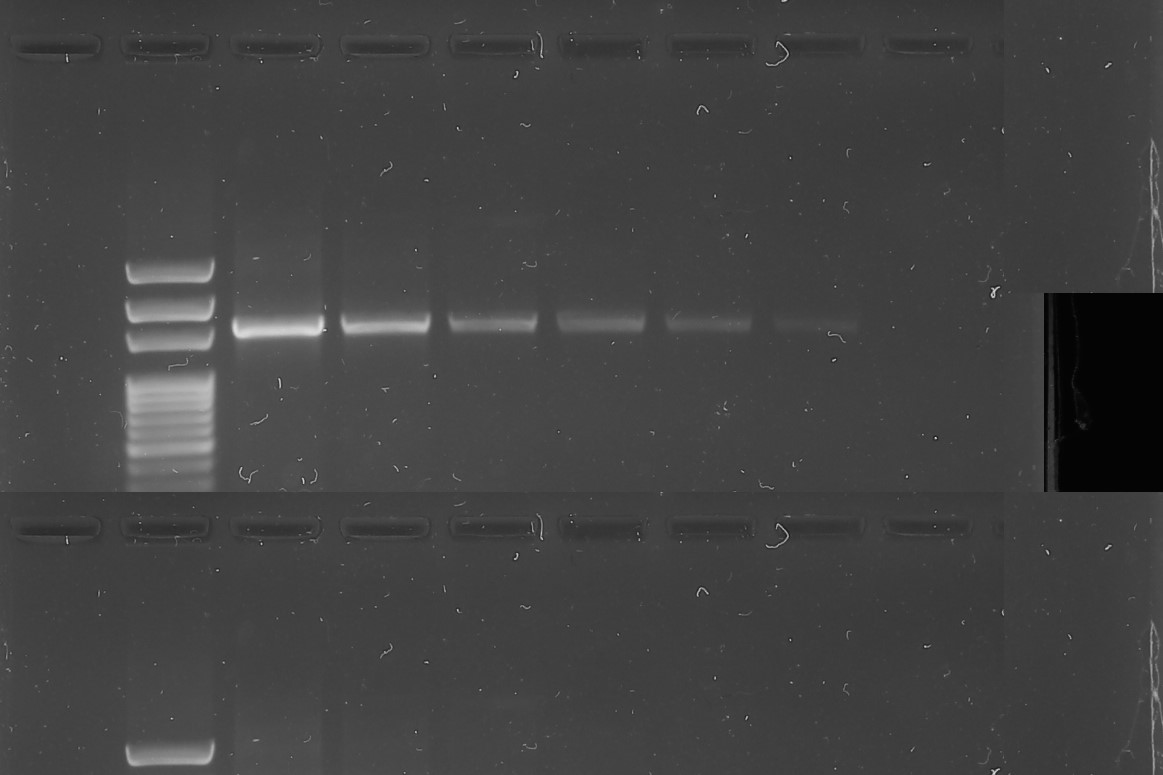
#> input picture input_images/Canon_0004_3.JPG, 1163 x 775 px
$ python filter.py   (older library calls are emulated)
#> lines starting #> are read from the running program, lines starting #| are printed output that depends on the picture
### framework.py
#------------------------------------------------------------------------------
#						02 Oct 2017 Thrusday 08:50 AM
#------------------------------------------------------------------------------

import tkinter as tk

#CREATE GUI FRAMEWORK
class GUIFramework(object):
	menuitems = None

	def __init__(self, root):
		self.root = root
		if self.menuitems is not None:
			self.build_menu()

		#CREATING MENU BUILDER

	def build_menu(self):
		self.menubar = tk.Menu(self.root)

		for v in self.menuitems:
			menu = tk.Menu(self.menubar, tearoff=0)
			label, items = v.split('-')
			items = map(str.strip, items.split(','))
			for item in items:
				self.__add_menu_command(menu, item)
			self.menubar.add_cascade(label=label, menu=menu)
		self.root.config(menu=self.menubar)

	def __add_menu_command(self, menu, item):
		if item == 'Sep':
			menu.add_separator()
		else:
			name, acc, cmd = item.split('/')
			try:
				underline = name.index('&')
				name = name.replace('&', '', 1)
			except ValueError:
				underline = None
			menu.add_command(label=name, underline=underline, accelerator=acc, command=eval(cmd))

### filter.py
#------------------------------------------------------------------------------
#						02 Oct 2017 Thrusday 09:20 AM
#						Rahul Kumeriya
#------------------------------------------------------------------------------

import framework

import tkinter as tk
from tkinter import *
import numpy as np
import tkinter.messagebox
from matplotlib import pyplot as plt
import scipy.ndimage

import sys
import scipy.fftpack as fftim
from scipy.misc.pilutil import Image
import numpy
import math
from skimage import filters
from tkinter import ttk

from PIL import Image, ImageTk, ImageChops
import tkinter.filedialog
import cv2

from skimage.filters.thresholding import threshold_otsu
import skimage.exposure as imexp
from scipy.ndimage import label

from skimage.morphology import skeletonize
import matplotlib.pyplot as plt
import matplotlib.patches as mpatches
from skimage.morphology import label
from skimage.measure import regionprops
import math

from skimage.feature import match_template
from matplotlib.figure import Figure

import xlsxwriter


class GUI(framework.GUIFramework):

	menuitems = (
		"""File- &Open Image/Ctrl+O/self.display_image,
				&Open webcam/Ctrl+W/self.webcam,
				&Process Image/Ctrl+P/self.image_processing, Sep,
				&Exit/Alt+F4/self.quit""",
		'Edit- &Edit//self.inverseTransformation',
		"""Filters- &Mean Filter//self.meanFilter,
			&Median Filter//self.medianFilter,
			&Max Filter//self.maxFilter,
			&Min Filter//self.minFilter,
			&Sobel Filter//self.sobelFilter,
			&Prewitt Filter//self.prewittFilter,
			&Lapacian Filter//self.lapacianFilter,
			Sep,
			&Fourier Transform Filter//self.fourierTransformation,
			Sep,
			&Ideal LPF Filter//self.idealLPF,
			&ButterWorth LPF Filter//self.butterworth_LPF,
			&Guassian LPF Filter//self.gaussian_LPF,
			Sep,
			&Ideal HPF Filter//self.idealHPF,
			&ButterWorth HPF Filter//self.butterworthHPF,
			&Guassian HPF Filter//self.gaussianHPF,
			Sep,
			&Bandpass Filter//self.bandPassFilter """ ,
		'''Image Enhancement- &Inverse Transformation//self.inverseTransformation,
							&Power Law Transformation//self.powerLawTransforamtion,
							&Log Transformation//self.logTransformation,
							Sep,
							&Histogram//self.histogram,
							Sep,
							&Contrast Streching//self.contrastStreching''',

		'''Segmentation- &Ostu//self.ostu,
							&Adaptive Thresholding//self.adaptive_thresholding,
							&Reny Entropy//self.renyEntropy,
							&Water Segmentation//self.water_segmentation''',
		'''Morfological Operation- &Binary Dilation//self.binary_dilation,
							&Erosion//self.erosion,
							&Grayscale Dialtion Erosion Opening//self.grayScale_dilation_erosion_Opening,
							&Grayscale Dialtion Erosion Closing//self.grayScale_dilation_erosion_Closing,
							&Hit or Miss//self.hitOrMiss,
							&Theickening//self.thickening,
							&Skeletonization//self.skeletonization''',
		'Report- &PDF//self.report_generator,&EXCEL//self.excel_generator',
		'About- About//self.about'
		)


# >>>>>>>>>>>>>>>   FILE MENU OPTIONS   <<<<<<<<<<<<<<<<<<<

	# [830 lines left out: functions open_image, display_image, webcam, image_processing, meanFilter, medianFilter and 29 more, not called in this run]

#################################################################

################## IMAGE MESAUREMTNT   ##################

	def quit(self):
		import sys;sys.exit()


#######################  REPORT GENERATOR ###################

	# [98 lines left out: functions report_generator, excel_generator, not called in this run]

# >>>>>>>>>>>>>>>>>>>>>>>   ABOUT MENU OPTION <<<<<<<<<<<<<<<<<<<<<<<<<<

	def about(self):
		tkinter.messagebox.showinfo("About","Author: Raahool\n\nContact: rahulkumeriya@gmail.com \n\nMob: +91 9XXX 9696 XX")


if __name__ == '__main__':
	root= tk.Tk()
	app = GUI(root)
	root.title("GIBDRT")
	root.wm_iconbitmap('TrayIconEOO.ico')#changing the default icon
	root.geometry('1200x600+150+200')

	image1 = Image.open(tkinter.filedialog.askopenfilename())
#> the answer given: input_images/Canon_0004_3.JPG
#> image1 is the input picture: PIL image 1163x775 RGB; min 0, max 221, mean 66.2
	#image1 = Image.open('wRI61du.jpg')
	#image1 = Image.open('Kfg3Opb.jpg')
	image1 = image1.resize((600, 700), Image.ANTIALIAS)
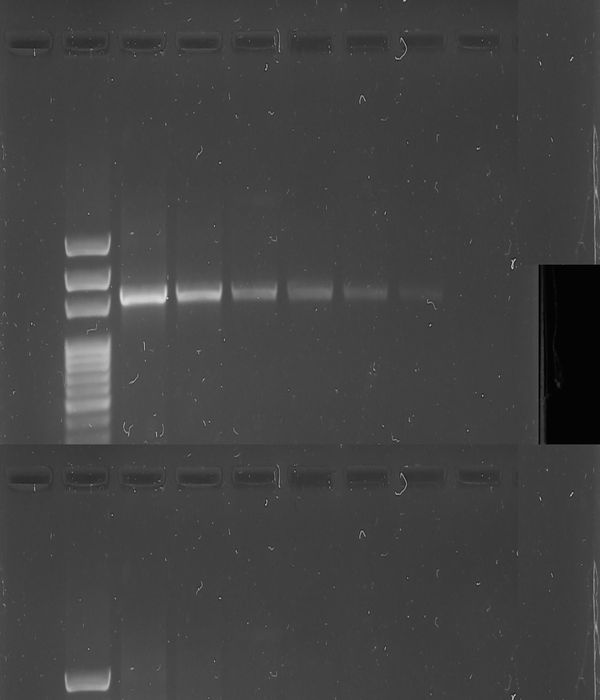
#> image1: PIL image 600x700 RGB; min 0, max 222, mean 66.2
	tkimage1 = ImageTk.PhotoImage(image1)

	panelA = tk.Label(root, image=tkimage1)
	panelA.pack(side='top', fill='both', expand='yes')
	# save the panel's image from 'garbage collection'
	panelA.image = tkimage1


	root.mainloop()

$ run again, on input_images/mb103.bmp
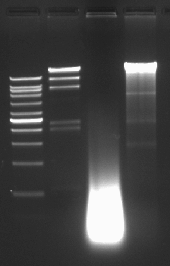
#> input picture input_images/mb103.bmp, 170 x 266 px
#> image1 is the input picture: PIL image 170x266 P; min 25, max 251, mean 68.2
#> `image1 = image1.resize((600, 700), Image.ANTIALIAS)`:
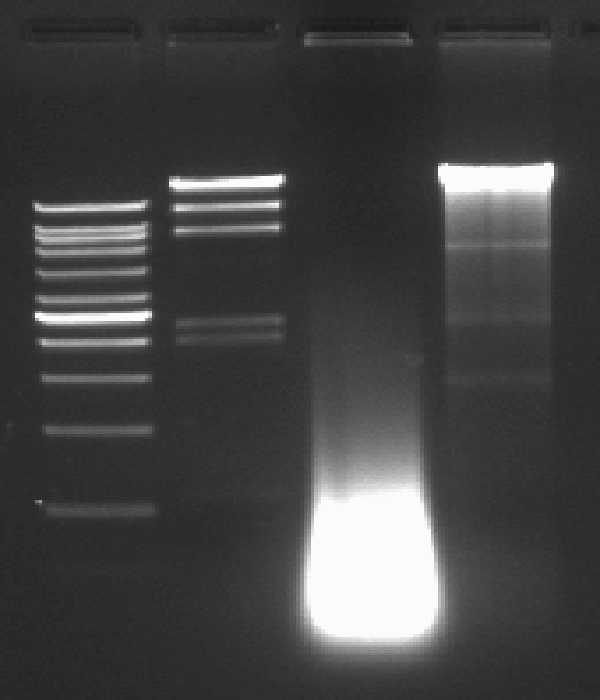
#> image1: PIL image 600x700 P; min 25, max 251, mean 68.2
